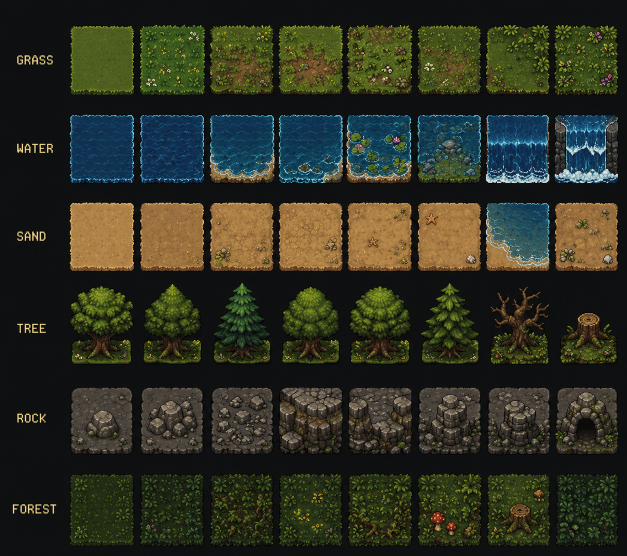
#> input picture Games/SLFTheGame/content/ground.png, 1254 x 1112 px (shown at 1/2 size)
$ python bakeGround.py
#> lines starting #> are read from the running program, lines starting #| are printed output that depends on the picture
#!/usr/bin/env python3
"""Bake the labeled content/ground.png tilesheet into content/ground_atlas.png.

ground.png is a labeled sheet: a left column of terrain labels then an 8-wide
grid of variant tiles, one row per terrain type (GRASS, WATER, SAND, TREE, ROCK,
FOREST) on a near-black background. This produces a clean uniform atlas the game
samples with plain col*TS,row*TS math (see the TileSheet class in sprite.js):

  * Fill terrains (grass/water/sand/rock/forest) are cropped to a TSxTS square
    from the *interior* of each tile — trimming the tiles' darker rim so they
    abut seamlessly when drawn edge to edge at the game's tile size.
  * The TREE row is treated as objects: the dark background is keyed to
    transparency, each tree is trimmed and scaled to fit the cell, then
    bottom-anchored so it sits on the grass base map.js draws underneath it.

Atlas layout matches ground.png: row 0 grass .. row 5 forest, 8 variant columns.

Usage:  python bakeGround.py
"""
import os
from collections import deque
from PIL import Image

BG = (14, 16, 17)
KEY = 26 * 26          # squared bg-distance below the dark tree outlines (~40+)
TS = 118               # atlas cell size (and fill-tile interior crop size)

# Grid geometry measured from ground.png (1254x1112)
COL_CENTERS = [203, 344, 483, 621, 758, 898, 1035, 1172]
# (terrain, mode, y-center or band)
ROWS = [
    ('grass',  'fill',   119),
    ('water',  'fill',   297),
    ('sand',   'fill',   473),
    ('tree',   'object', (558, 732)),
    ('rock',   'fill',   841),
    ('forest', 'fill',   1018),
]


def d2(c):
    return (c[0] - BG[0]) ** 2 + (c[1] - BG[1]) ** 2 + (c[2] - BG[2]) ** 2


def crop_fill(px, cx, cy):
    """Opaque TSxTS interior square centered on the tile."""
    half = TS // 2
    cell = Image.new('RGBA', (TS, TS), (0, 0, 0, 255))
    cp = cell.load()
    for yy in range(TS):
        for xx in range(TS):
            r, g, b, *_ = px[cx - half + xx, cy - half + yy]
            cp[xx, yy] = (r, g, b, 255)
    return cell


def crop_object(px, cx, band):
    """Transparent, trimmed, bottom-anchored object (tree) fit into a TS cell."""
    x0, x1 = cx - 69, cx + 69
    y0, y1 = band
    cw, ch = x1 - x0, y1 - y0
    buf = [[list(px[x0 + x, y0 + y][:3]) + [255] for x in range(cw)] for y in range(ch)]

    # flood-fill background -> transparent from the border
    seen = [[False] * cw for _ in range(ch)]
    q = deque()
    for x in range(cw):
        q.append((x, 0)); q.append((x, ch - 1))
    for y in range(ch):
        q.append((0, y)); q.append((cw - 1, y))
    while q:
        x, y = q.popleft()
        if x < 0 or y < 0 or x >= cw or y >= ch or seen[y][x]:
            continue
        seen[y][x] = True
        r, g, b, _ = buf[y][x]
        if d2((r, g, b)) < KEY:
            buf[y][x][3] = 0
            q.extend([(x + 1, y), (x - 1, y), (x, y + 1), (x, y - 1)])

    # keep only the largest connected component (drops stray specks)
    lab = [[0] * cw for _ in range(ch)]
    comps = []
    cid = 0
    for sy in range(ch):
        for sx in range(cw):
            if buf[sy][sx][3] > 0 and lab[sy][sx] == 0:
                cid += 1; size = 0; st = [(sx, sy)]; lab[sy][sx] = cid
                while st:
                    x, y = st.pop(); size += 1
                    for nx, ny in ((x+1, y), (x-1, y), (x, y+1), (x, y-1)):
                        if 0 <= nx < cw and 0 <= ny < ch and lab[ny][nx] == 0 and buf[ny][nx][3] > 0:
                            lab[ny][nx] = cid; st.append((nx, ny))
                comps.append((cid, size))
    if comps:
        keep = max(comps, key=lambda c: c[1])[0]
        for y in range(ch):
            for x in range(cw):
                if buf[y][x][3] > 0 and lab[y][x] != keep:
                    buf[y][x][3] = 0

    # trim to content bbox
    minx, miny, maxx, maxy = cw, ch, -1, -1
    for y in range(ch):
        for x in range(cw):
            if buf[y][x][3] > 0:
                minx = min(minx, x); maxx = max(maxx, x)
                miny = min(miny, y); maxy = max(maxy, y)
    sub = Image.new('RGBA', (maxx - minx + 1, maxy - miny + 1), (0, 0, 0, 0))
    sp = sub.load()
    for y in range(miny, maxy + 1):
        for x in range(minx, maxx + 1):
            if buf[y][x][3] > 0:
                sp[x - minx, y - miny] = tuple(buf[y][x])

    # scale to fit the cell (preserve aspect), then bottom-center
    cell = Image.new('RGBA', (TS, TS), (0, 0, 0, 0))
    scale = min((TS - 2) / sub.width, (TS - 2) / sub.height)
    nw, nh = max(1, round(sub.width * scale)), max(1, round(sub.height * scale))
    sub = sub.resize((nw, nh), Image.LANCZOS)
    cell.alpha_composite(sub, ((TS - nw) // 2, TS - nh))
    return cell


def bake():
    here = os.path.dirname(os.path.abspath(__file__))
    im = Image.open(os.path.join(here, '..', 'content', 'ground.png')).convert('RGBA')
#> im is the input picture: PIL image 1254x1112 RGBA; mean R, G, B, A 46.3, 48.5, 34.2, 255
    px = im.load()

    atlas = Image.new('RGBA', (TS * 8, TS * len(ROWS)), (0, 0, 0, 0))
#> atlas: PIL image 944x708 RGBA; every value is 0
    for r, (terrain, mode, geo) in enumerate(ROWS):
        for c, cx in enumerate(COL_CENTERS):
            cell = crop_fill(px, cx, geo) if mode == 'fill' else crop_object(px, cx, geo)
            atlas.alpha_composite(cell, (c * TS, r * TS))
#> this loop made 6 passes
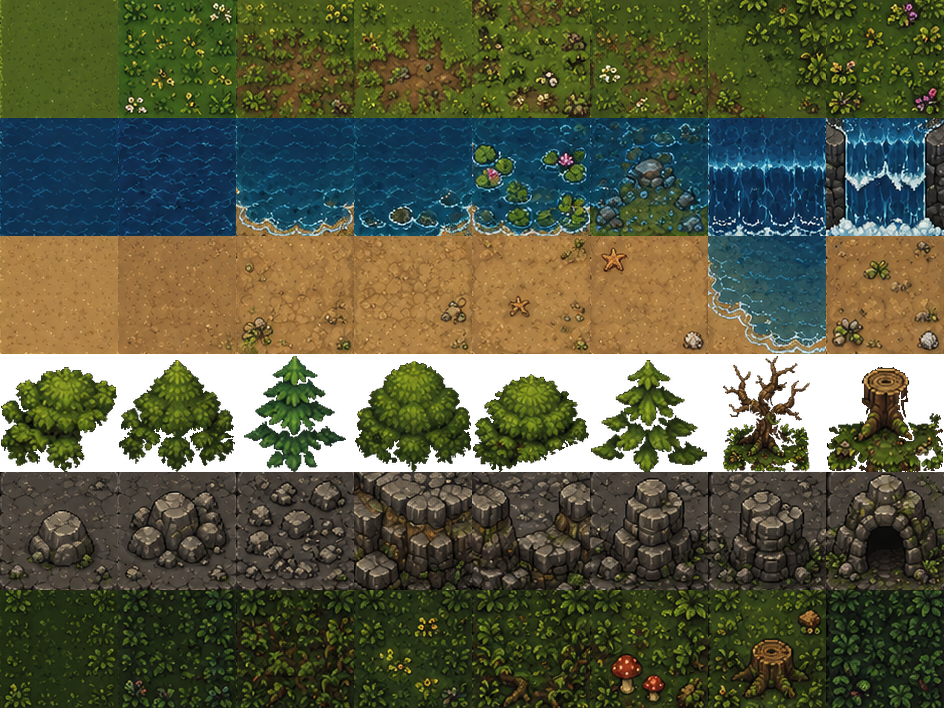
#> atlas: PIL image 944x708 RGBA; mean R, G, B, A 67.1, 70.1, 45.6, 232.7; transparent parts drawn white
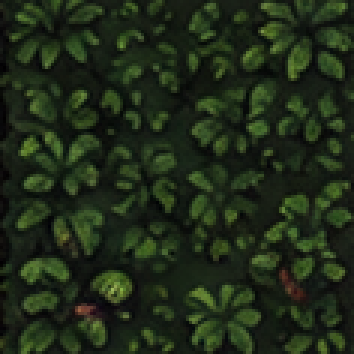
#> cell: PIL image 118x118 RGBA (shown 3 times larger); mean R, G, B, A 31.3, 43, 23.7, 255

    dst = os.path.join(here, '..', 'content', 'ground_atlas.png')
    atlas.save(dst)
    print(f'wrote {dst}  ({atlas.size[0]}x{atlas.size[1]})  tileSize={TS}')
#| wrote Games/SLFTheGame/tools/../content/ground_atlas.png  (944x708)  tileSize=118


if __name__ == '__main__':
    bake()
